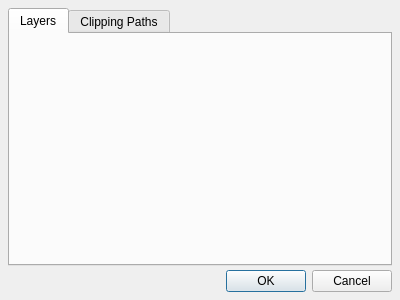
<?xml version="1.0" encoding="UTF-8"?>
<ui version="4.0">
 <class>ExtImageProps</class>
 <widget class="QDialog" name="ExtImageProps">
  <property name="geometry">
   <rect>
    <x>0</x>
    <y>0</y>
    <width>400</width>
    <height>300</height>
   </rect>
  </property>
  <property name="windowTitle">
   <string>Dialog</string>
  </property>
  <layout class="QVBoxLayout" name="verticalLayout">
   <property name="spacing">
    <number>4</number>
   </property>
   <property name="leftMargin">
    <number>8</number>
   </property>
   <property name="topMargin">
    <number>8</number>
   </property>
   <property name="rightMargin">
    <number>8</number>
   </property>
   <property name="bottomMargin">
    <number>8</number>
   </property>
   <item>
    <widget class="QTabWidget" name="tabWidget">
     <property name="currentIndex">
      <number>0</number>
     </property>
     <property name="tabBarAutoHide">
      <bool>true</bool>
     </property>
     <widget class="QWidget" name="tabLayers">
      <attribute name="title">
       <string>Layers</string>
      </attribute>
      <layout class="QVBoxLayout" name="verticalLayout_2">
       <property name="spacing">
        <number>4</number>
       </property>
       <property name="leftMargin">
        <number>8</number>
       </property>
       <property name="topMargin">
        <number>8</number>
       </property>
       <property name="rightMargin">
        <number>8</number>
       </property>
       <property name="bottomMargin">
        <number>8</number>
       </property>
       <item>
        <widget class="ImageLayers" name="imageLayers" native="true"/>
       </item>
      </layout>
     </widget>
     <widget class="QWidget" name="tabPaths">
      <attribute name="title">
       <string>Clipping Paths</string>
      </attribute>
      <layout class="QVBoxLayout" name="verticalLayout_3">
       <property name="spacing">
        <number>4</number>
       </property>
       <property name="leftMargin">
        <number>8</number>
       </property>
       <property name="topMargin">
        <number>8</number>
       </property>
       <property name="rightMargin">
        <number>8</number>
       </property>
       <property name="bottomMargin">
        <number>8</number>
       </property>
       <item>
        <widget class="ImageClippingPaths" name="imagePaths" native="true"/>
       </item>
      </layout>
     </widget>
    </widget>
   </item>
   <item>
    <layout class="QHBoxLayout" name="horizontalLayout">
     <property name="spacing">
      <number>4</number>
     </property>
     <item>
      <widget class="QDialogButtonBox" name="buttonBox">
       <property name="orientation">
        <enum>Qt::Orientation::Horizontal</enum>
       </property>
       <property name="standardButtons">
        <set>QDialogButtonBox::StandardButton::Cancel|QDialogButtonBox::StandardButton::Ok</set>
       </property>
      </widget>
     </item>
    </layout>
   </item>
  </layout>
 </widget>
 <customwidgets>
  <customwidget>
   <class>ImageLayers</class>
   <extends>QWidget</extends>
   <header>ui/imagelayers.h</header>
   <container>1</container>
  </customwidget>
  <customwidget>
   <class>ImageClippingPaths</class>
   <extends>QWidget</extends>
   <header>ui/imageclippingpaths.h</header>
   <container>1</container>
  </customwidget>
 </customwidgets>
 <tabstops>
  <tabstop>tabWidget</tabstop>
 </tabstops>
 <resources/>
 <connections>
  <connection>
   <sender>buttonBox</sender>
   <signal>accepted()</signal>
   <receiver>ExtImageProps</receiver>
   <slot>accept()</slot>
   <hints>
    <hint type="sourcelabel">
     <x>248</x>
     <y>254</y>
    </hint>
    <hint type="destinationlabel">
     <x>157</x>
     <y>274</y>
    </hint>
   </hints>
  </connection>
  <connection>
   <sender>buttonBox</sender>
   <signal>rejected()</signal>
   <receiver>ExtImageProps</receiver>
   <slot>reject()</slot>
   <hints>
    <hint type="sourcelabel">
     <x>316</x>
     <y>260</y>
    </hint>
    <hint type="destinationlabel">
     <x>286</x>
     <y>274</y>
    </hint>
   </hints>
  </connection>
 </connections>
</ui>
